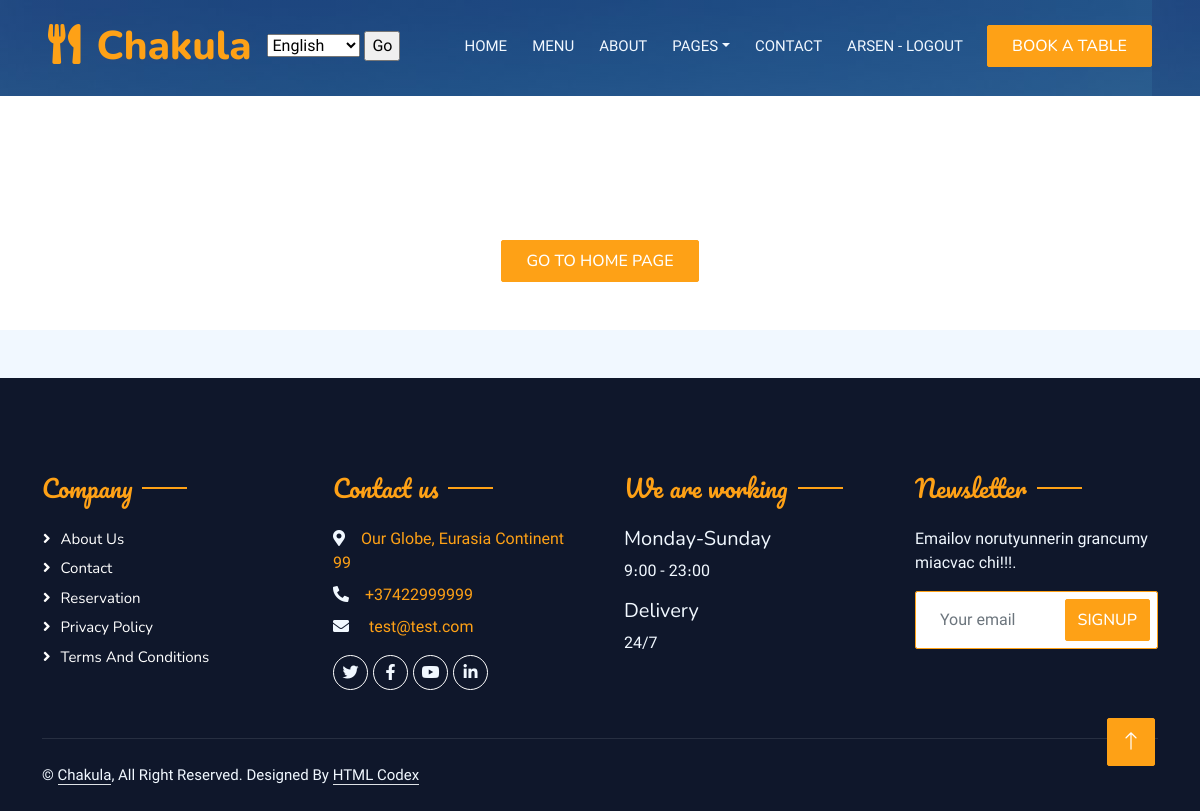
Screenshot of /answer/ (signed in) with the database file from the repository.
### main/models.py (models this page shows)
class Header_Titles(models.Model):
    title = models.CharField('Page title', max_length=60)
    page_name = models.CharField('Page name', max_length=60)
    block_name1 = models.CharField('Block name home', max_length=60)
    block_name2 = models.CharField('Block name about', max_length=60)
    block_name3 = models.CharField('Block name service', max_length=60)
    block_name4 = models.CharField('Block name menu', max_length=60)
    block_name5 = models.CharField('Block name pages', max_length=60)
    block_name6 = models.CharField('Block name booking', max_length=60)
    block_name7 = models.CharField('Block name team', max_length=60)
    block_name8 = models.CharField('Block name review', max_length=60)
    block_name9 = models.CharField('Block name contact', max_length=60)
    block_name10 = models.CharField('Block name logout', max_length=60)
    block_name11 = models.CharField('Block name login', max_length=60)
    block_name12 = models.CharField('Block name signup', max_length=60)
    block_name13 = models.CharField('Block name book a table', max_length=60)
    class Meta:
        verbose_name = 'Header_Titles'
        verbose_name_plural = 'Header_Titles'

class Bg_img(models.Model):
    bg_img = models.ImageField('BG Image', upload_to='bg_images')
    video_img = models.ImageField('Video Image', upload_to='bg_images')
    class Meta:
        verbose_name = 'Bg_img'
        verbose_name_plural = 'Bg_img'

class Footer_Company(models.Model):
    title = models.CharField('Block title', max_length=60)
    about = models.CharField('About name', max_length=60)
    contact = models.CharField('Contact name', max_length=60)
    reserv = models.CharField('Reservation name', max_length=60)
    privacy = models.CharField('Privacy name', max_length=60)
    terms = models.CharField('Terms name', max_length=60)
    class Meta:
        verbose_name = 'Footer_Company'
        verbose_name_plural = 'Footer_Company'

class Contact_Adress(models.Model):
    title = models.CharField('Block title', max_length=60)
    adress_link = models.URLField('Adress link')
    adress = models.CharField('Adress', max_length=100)
    phone = models.CharField('Phone number', max_length=60)
    email = models.EmailField('email')
    social_name1 = models.CharField('Social name 1', max_length=50)
    social_link1 = models.URLField('Link 1')
    social_name2 = models.CharField('Social name 2', max_length=50)
    social_link2 = models.URLField('Link 2')
    social_name3 = models.CharField('Social name 3', max_length=50)
    social_link3 = models.URLField('Link 3')
    social_name4 = models.CharField('Social name 4', max_length=50)
    social_link4 = models.URLField('Link 4')
    class Meta:
        verbose_name = 'Contact_Adress'
        verbose_name_plural = 'Contact_Adress'

class Footer_Opening(models.Model):
    title = models.CharField('Block title', max_length=60)
    work_day = models.CharField('Working days', max_length=60)
    work_hours = models.CharField('Working hours', max_length=60)
    delivery = models.CharField('Delivery', max_length=60)
    delivery_hours = models.CharField('Delivery hours', max_length=60)
    class Meta:
        verbose_name = 'Footer_Opening'
        verbose_name_plural = 'Footer_Opening'

### main/views.py (the view)
# urls.py: path('answer/', views.answer, name='answer'),
def answer(request):
	footer_company = Footer_Company.objects.all()[0]
	contact_adress = Contact_Adress.objects.all()[0]
	opening = Footer_Opening.objects.all()[0]
	header_titles = Header_Titles.objects.all()[0]
	bg_img = Bg_img.objects.all()[0]
	return render(request,'main/answer.html', context={
	'message':message,
	'footer_company':footer_company,
	'contact_adress':contact_adress,
	'opening':opening,
	'header_titles':header_titles,
	'bg_img':bg_img,
	})

### main/templates/main/answer.html (shortened to what this page needs)
{% extends 'main/base.html' %}
{% block body %}
<div class="container-xxl py-5 bg-dark hero-header mb-5" style="background: linear-gradient(rgba(15, 23, 43, .5), rgba(15, 23, 43, .5)), url('{{ bg_img.bg_img.url }}');">
</div>
</div>
<div class="container-xxl py-5">
    <div class="container">
        <div class="text-center wow fadeInUp">
            <a href="{% url 'index' %}" class="btn btn-primary py-2 px-4">Go to Home Page</a>
        </div>
        </div>
    </div>
</div>
{% endblock %}

### main/templates/main/base.html (shortened to what this page needs)
{% load i18n %}
{% load static %}
<!DOCTYPE html>
<html lang="en">
<head>
    <link href="https://cdnjs.cloudflare.com/ajax/libs/font-awesome/5.10.0/css/all.min.css" rel="stylesheet">
    <link href="https://cdn.jsdelivr.net/npm/bootstrap-icons@1.4.1/font/bootstrap-icons.css" rel="stylesheet">
    <link href="{% static 'lib/animate/animate.min.css' %}" rel="stylesheet">
    <link href="{% static 'lib/owlcarousel/assets/owl.carousel.min.css' %}" rel="stylesheet">
    <link href="{% static 'lib/tempusdominus/css/tempusdominus-bootstrap-4.min.css' %}" rel="stylesheet" />
    <link href="{% static 'css/bootstrap.min.css' %}" rel="stylesheet">
    <link href="{% static 'css/style.css' %}" rel="stylesheet">
</head>
<body>
    <div class="container-xxl bg-white p-0">
        <div class="container-xxl position-relative p-0">
            <nav class="navbar navbar-expand-lg navbar-dark bg-dark px-4 px-lg-5 py-3 py-lg-0">
                <a href="{% url 'index' %}" class="navbar-brand p-0">
                    <h1 class="text-primary m-0"><i class="fa fa-utensils me-3"></i>{{ header_titles.page_name }}</h1>
                </a>
                <form action="{% url 'set_language' %}" method="post">
                    <select name="language">
                        {% get_current_language as LANGUAGE_CODE %}
                        {% get_available_languages as LANGUAGES %}
                        {% get_language_info_list for LANGUAGES as languages %}{% for language in languages %}
                    <option value="{{ language.code }}"{% if language.code == LANGUAGE_CODE %}
                    selected{% endif %}>
                        {{ language.name_local }}
                    </option>
                        {% endfor %}
                    </select>
                    <input type="submit" value="Go">
                </form>
                <div class="collapse navbar-collapse" id="navbarCollapse">
                    <div class="navbar-nav ms-auto py-0 pe-4">
                        <a href="{% url 'index' %}" class="nav-item nav-link {% if act == 'index' %}active{% endif %}">{{ header_titles.block_name1 }}</a>
                        <a href="{% url 'menu' %}" class="nav-item nav-link {% if act == 'menu' %}active{% endif %}">{{ header_titles.block_name4 }}</a>
                        <a href="{% url 'about' %}" class="nav-item nav-link {% if act == 'about' %}active{% endif %}">{{ header_titles.block_name2 }}</a>
                        <div class="nav-item dropdown">
                            <a href="#" class="nav-link dropdown-toggle {% if act == 'booking'%}active{% endif %}" data-bs-toggle="dropdown">{{ header_titles.block_name5 }}</a>
                        </div>
                        <a href="{% url 'contact' %}" class="nav-item nav-link {% if act == 'contact' %}active{% endif %}">{{ header_titles.block_name9 }}</a>
                        {% if user.is_authenticated %}
                        <a href="{% url 'logout' %}" class="nav-item nav-link {% if act == 'logout' %}active{% endif %}">{{ user.username }} - {{ header_titles.block_name10 }}</a>
                        {% else %}
                        <a href="{% url 'login' %}" class="nav-item nav-link {% if act == 'login_request' %}active{% endif %}">{{ header_titles.block_name11 }}</a>
                        <a href="{% url 'register' %}" class="nav-item nav-link {% if act == 'register_request' %}active{% endif %}">{{ header_titles.block_name12 }}</a>
                        {% endif %}
                    </div>
                    <a href="{% url 'booking' %}" class="btn btn-primary py-2 px-4">{{ header_titles.block_name13 }}</a>
                </div>
            </nav>
            {% block body %}{% endblock %}
        <div class="container-fluid bg-dark text-light footer pt-5 mt-5 wow fadeIn" data-wow-delay="0.1s">
            <div class="container py-5">
                <div class="row g-5">
                    <div class="col-lg-3 col-md-6">
                        <h4 class="section-title ff-secondary text-start text-primary fw-normal mb-4">{{ footer_company.title }}</h4>
                        <a class="btn btn-link" href="{% url 'about' %}">{{ footer_company.about }}</a>
                        <a class="btn btn-link" href="{% url 'contact' %}">{{ footer_company.contact }}</a>
                        <a class="btn btn-link" href="{% url 'booking' %}">{{ footer_company.reserv }}</a>
                        <a class="btn btn-link" href="">{{ footer_company.privacy }}</a>
                        <a class="btn btn-link" href="">{{ footer_company.terms }}</a>
                    </div>
                    <div class="col-lg-3 col-md-6">
                        <h4 class="section-title ff-secondary text-start text-primary fw-normal mb-4">{{ contact_adress.title }}</h4>
                        <p class="mb-2"><i class="fa fa-map-marker-alt me-3"></i><a href="{{ contact_adress.adress_link }}">{{ contact_adress.adress }}</p></a>
                        <p class="mb-2"><i class="fa fa-phone-alt me-3"></i><a href="tel:{{ contact_adress.phone }}">{{ contact_adress.phone }}</p></a>
                        <p class="mb-2"><i class="fa fa-envelope me-3"></i><a href="mailto:{{ contact_adress.email }}"> {{ contact_adress.email }}</a>
                        <div class="d-flex pt-2">
                            <a class="btn btn-outline-dark btn-social" href="{{ contact_adress.social_link1 }}"><i class="fab fa-{{ contact_adress.social_name1 }}"></i></a>
                            <a class="btn btn-outline-dark btn-social" href="{{ contact_adress.social_link2 }}"><i class="fab fa-{{ contact_adress.social_name2 }}"></i></a>
                            <a class="btn btn-outline-dark btn-social" href="{{ contact_adress.social_link3 }}"><i class="fab fa-{{ contact_adress.social_name3 }}"></i></a>
                            <a class="btn btn-outline-dark btn-social" href="{{ contact_adress.social_link4 }}"><i class="fab fa-{{ contact_adress.social_name4 }}"></i></a>
                    </div>
                    </div>
                    <div class="col-lg-3 col-md-6">
                        <h4 class="section-title ff-secondary text-start text-primary fw-normal mb-4">{{ opening.title }}</h4>
                        <h5 class="text-light fw-normal">{{ opening.work_day }}</h5>
                        <p>{{ opening.work_hours }}</p>
                        <h5 class="text-light fw-normal">{{ opening.delivery }}</h5>
                        <p>{{ opening.delivery_hours }}</p>
                    </div>
                    <div class="col-lg-3 col-md-6">
                        <h4 class="section-title ff-secondary text-start text-primary fw-normal mb-4">Newsletter</h4>
                        <p>Emailov norutyunnerin grancumy miacvac chi!!!.</p>
                        <div class="position-relative mx-auto" style="max-width: 400px;">
                            <input class="form-control border-primary w-100 py-3 ps-4 pe-5" type="text" placeholder="Your email">
                            <button type="button" class="btn btn-primary py-2 position-absolute top-0 end-0 mt-2 me-2">SignUp</button>
                        </div>
                    </div>
                </div>
            </div>
            <div class="container">
                <div class="copyright">
                    <div class="row">
                        <div class="col-md-6 text-center text-md-start mb-3 mb-md-0">
                            &copy; <a class="border-bottom" href="#">Chakula</a>, All Right Reserved.
							Designed By <a class="border-bottom" href="https://htmlcodex.com">HTML Codex</a>
                        </div>
                    </div>
                </div>
            </div>
        </div>
        <a href="#" class="btn btn-lg btn-primary btn-lg-square back-to-top"><i class="bi bi-arrow-up"></i></a>
</body>
</html>

### main/static/css/style.css (style rules this page uses)
:root { --primary: #FEA116; --light: #F1F8FF; --dark: #0F172B; }
.ff-secondary { font-family: 'Pacifico', cursive; }
.back-to-top { position: fixed; display: none; right: 45px; bottom: 45px; z-index: 99; }
.btn { font-family: 'Nunito', sans-serif; font-weight: 500; text-transform: uppercase; transition: .5s; }
.btn.btn-primary, .btn.btn-secondary { color: #FFFFFF; }
.btn-lg-square { width: 48px; height: 48px; }
.btn-square, .btn-sm-square, .btn-lg-square { padding: 0; display: flex; align-items: center; justify-content: center; font-weight: normal; border-radius: 2px; }
.navbar-dark .navbar-nav .nav-link { position: relative; margin-left: 25px; padding: 35px 0; font-size: 15px; color: var(--light) !important; text-transform: uppercase; font-weight: 500; outline: none; transition: .5s; }
@media (min-width: 992px) { .navbar-dark { position: absolute; width: 100%; top: 0; left: 0; z-index: 999; background: transparent !important; } }
.hero-header { background-position: center center; background-repeat: no-repeat; background-size: cover; }
.section-title { position: relative; display: inline-block; }
.section-title::before { position: absolute; content: ""; width: 45px; height: 2px; top: 50%; left: -55px; margin-top: -1px; background: var(--primary); }
.section-title::after { position: absolute; content: ""; width: 45px; height: 2px; top: 50%; right: -55px; margin-top: -1px; background: var(--primary); }
.section-title.text-start::before, .section-title.text-end::after { display: none; }
.footer .btn.btn-social { margin-right: 5px; width: 35px; height: 35px; display: flex; align-items: center; justify-content: center; color: var(--light); border: 1px solid #FFFFFF; border-radius: 35px; transition: .3s; }
.footer .btn.btn-link { display: block; margin-bottom: 5px; padding: 0; text-align: left; color: #FFFFFF; font-size: 15px; font-weight: normal; text-transform: capitalize; transition: .3s; }
.footer .btn.btn-link::before { position: relative; content: "\f105"; font-family: "Font Awesome 5 Free"; font-weight: 900; margin-right: 10px; }
.footer .copyright { padding: 25px 0; font-size: 15px; border-top: 1px solid rgba(256, 256, 256, .1); }
.footer .copyright a { color: var(--light); }

### rows the page displays
Header_Titles: page_name "Chakula", block_name1 "HOME", block_name4 "MENU", block_name2 "ABOUT", block_name5 "PAGES", block_name9 "CONTACT", block_name10 "LOGOUT", block_name13 "BOOK A TABLE"
Bg_img: bg_img (picture)
Footer_Company: title "Company", about "About Us", contact "Contact", reserv "Reservation", privacy "Privacy Policy", terms "Terms And Conditions"
Contact_Adress: title "Contact us", adress "Our Globe, Eurasia Continent 99", phone "+37422999999", email "test@test.com"
Footer_Opening: title "We are working", work_day "Monday-Sunday", work_hours "9։00 - 23։00", delivery "Delivery", delivery_hours "24/7"

### other values shown
{{ user.username }} "ARSEN"
form field language "English"
